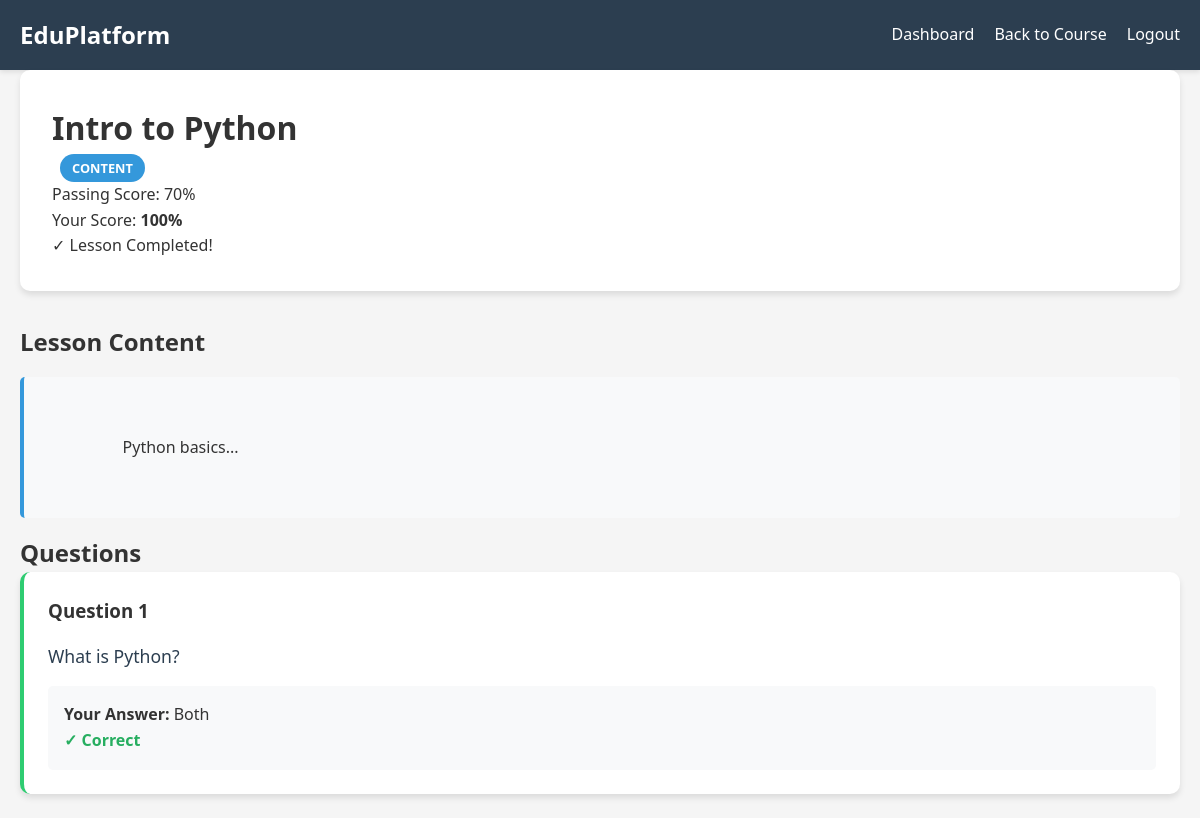
Screenshot of /student/lesson/6 (signed in) with the database file from the repository.
### app.py (models this page shows)
class Lesson(db.Model):
    id = db.Column(db.Integer, primary_key=True)
    course_id = db.Column(db.Integer, db.ForeignKey('course.id'), nullable=False)
    title = db.Column(db.String(200), nullable=False)
    content = db.Column(db.Text, nullable=False)
    order = db.Column(db.Integer, nullable=False)
    lesson_type = db.Column(db.String(20), default='content')  # 'content', 'exercise', 'exam'
    passing_percentage = db.Column(db.Integer, default=70)  # Required percentage to unlock next
    questions = db.relationship('Question', backref='lesson', lazy=True, order_by='Question.order')
    progress = db.relationship('Progress', backref='lesson', lazy=True)

class Progress(db.Model):
    id = db.Column(db.Integer, primary_key=True)
    enrollment_id = db.Column(db.Integer, db.ForeignKey('enrollment.id'), nullable=False)
    lesson_id = db.Column(db.Integer, db.ForeignKey('lesson.id'), nullable=False)
    completed = db.Column(db.Boolean, default=False)
    score = db.Column(db.Integer, default=0)  # Percentage score
    started_at = db.Column(db.DateTime, default=datetime.utcnow)
    completed_at = db.Column(db.DateTime)

class Question(db.Model):
    id = db.Column(db.Integer, primary_key=True)
    lesson_id = db.Column(db.Integer, db.ForeignKey('lesson.id'), nullable=False)
    question_text = db.Column(db.Text, nullable=False)
    question_type = db.Column(db.String(20), nullable=False)  # 'multiple_choice', 'open_ended'
    options = db.Column(db.Text)  # JSON string for multiple choice options
    correct_answer = db.Column(db.Text)  # For multiple choice
    order = db.Column(db.Integer, nullable=False)
    submissions = db.relationship('Submission', backref='question', lazy=True)

class Submission(db.Model):
    id = db.Column(db.Integer, primary_key=True)
    student_id = db.Column(db.Integer, db.ForeignKey('user.id'), nullable=False)
    question_id = db.Column(db.Integer, db.ForeignKey('question.id'), nullable=False)
    answer = db.Column(db.Text, nullable=False)
    is_correct = db.Column(db.Boolean)
    graded = db.Column(db.Boolean, default=False)
    submitted_at = db.Column(db.DateTime, default=datetime.utcnow)
    teacher_feedback = db.Column(db.Text)

### app.py (the view)
@app.route('/student/lesson/<int:lesson_id>')
@login_required
def student_view_lesson(lesson_id):
    if current_user.role != 'student':
        flash('Access denied', 'error')
        return redirect(url_for('index'))
    lesson = Lesson.query.get_or_404(lesson_id)
    enrollment = Enrollment.query.filter_by(student_id=current_user.id, course_id=lesson.course_id).first()
    if not enrollment:
        flash('Not enrolled in this course', 'error')
        return redirect(url_for('student_dashboard'))
    previous_lessons = Lesson.query.filter(
        Lesson.course_id == lesson.course_id,
        Lesson.order < lesson.order
    ).order_by(Lesson.order).all()
    can_access = True
    for prev_lesson in previous_lessons:
        progress = Progress.query.filter_by(enrollment_id=enrollment.id, lesson_id=prev_lesson.id).first()
        if not progress or not progress.completed or progress.score < prev_lesson.passing_percentage:
            can_access = False
            break
    if not can_access:
        flash('Complete previous lessons with required score to access this lesson', 'warning')
        return redirect(url_for('student_view_course', course_id=lesson.course_id))
    questions = Question.query.filter_by(lesson_id=lesson_id).order_by(Question.order).all()
    progress = Progress.query.filter_by(enrollment_id=enrollment.id, lesson_id=lesson_id).first()
    return render_template('student/view_lesson.html',
                         lesson=lesson,
                         questions=questions,
                         progress=progress,
                         enrollment=enrollment)

### app.py (called while the page is built)
@login_manager.user_loader
def load_user(user_id):
    return User.query.get(int(user_id))

### templates/student/view_lesson.html (shortened to what this page needs)
<!DOCTYPE html>
<html lang="en">
<head>
    <link rel="stylesheet" href="{{ url_for('static', filename='css/style.css') }}">
</head>
<body>
    <nav class="navbar">
        <div class="container">
            <a href="{{ url_for('index') }}" class="brand">EduPlatform</a>
            <div class="nav-links">
                <a href="{{ url_for('student_dashboard') }}">Dashboard</a>
                <a href="{{ url_for('student_view_course', course_id=lesson.course_id) }}">Back to Course</a>
                <a href="{{ url_for('logout') }}">Logout</a>
            </div>
        </div>
    </nav>
    <main class="container">
        <div class="lesson-header">
            <h1>{{ lesson.title }}</h1>
            <span class="badge badge-{{ lesson.lesson_type }}">{{ lesson.lesson_type|upper }}</span>
            <p class="meta">Passing Score: {{ lesson.passing_percentage }}%</p>
            {% if progress and progress.score > 0 %}
                <div class="lesson-progress">
                    <p>Your Score: <strong>{{ progress.score }}%</strong></p>
                    {% if progress.completed %}
                        <p class="success-message">✓ Lesson Completed!</p>
                    {% else %}
                        <p class="warning-message">Keep trying to reach {{ lesson.passing_percentage }}%</p>
                    {% endif %}
                </div>
            {% endif %}
        </div>
        <section class="lesson-content">
            <h2>Lesson Content</h2>
            <div class="content-box">
                {{ lesson.content }}
            </div>
        </section>
        {% if questions %}
        <section class="questions-section">
            <h2>Questions</h2>
            {% for question in questions %}
                {% set submission = namespace(found=None) %}
                {% for sub in current_user.submissions %}
                    {% if sub.question_id == question.id %}
                        {% set submission.found = sub %}
                    {% endif %}
                {% endfor %}
                <div class="question-card {% if submission.found and submission.found.graded %}graded{% endif %}">
                    <h3>Question {{ question.order }}</h3>
                    <p class="question-text">{{ question.question_text }}</p>
                    {% if submission.found %}
                        <div class="submission-status">
                            <p><strong>Your Answer:</strong> {{ submission.found.answer }}</p>
                            {% if submission.found.graded %}
                                {% if submission.found.is_correct %}
                                    <p class="correct">✓ Correct</p>
                                {% else %}
                                    <p class="incorrect">✗ Incorrect</p>
                                {% endif %}
                            {% else %}
                                <p class="pending">⏳ Pending grading by teacher</p>
                            {% endif %}
                        </div>
                    {% endif %}
                </div>
            {% endfor %}
        </section>
        {% endif %}
    </main>
</body>
</html>

### static/css/style.css (style rules this page uses)
* { margin: 0; padding: 0; box-sizing: border-box; }
body { font-family: 'Segoe UI', Tahoma, Geneva, Verdana, sans-serif; line-height: 1.6; color: #333; background-color: #f5f5f5; }
.container { max-width: 1200px; margin: 0 auto; padding: 0 20px; }
.navbar { background-color: #2c3e50; color: white; padding: 1rem 0; box-shadow: 0 2px 5px rgba(0,0,0,0.1); }
.navbar .container { display: flex; justify-content: space-between; align-items: center; }
.brand { font-size: 1.5rem; font-weight: bold; color: white; text-decoration: none; }
.nav-links { display: flex; gap: 20px; }
.nav-links a { color: white; text-decoration: none; transition: color 0.3s; }
main { padding: 2rem 0; min-height: calc(100vh - 200px); }
.lesson-header { background: white; padding: 2rem; border-radius: 10px; box-shadow: 0 4px 6px rgba(0,0,0,0.1); margin-bottom: 2rem; }
.badge { display: inline-block; padding: 0.25rem 0.75rem; border-radius: 20px; font-size: 0.8rem; font-weight: bold; margin-left: 0.5rem; }
.badge-content { background-color: #3498db; color: white; }
.content-box { background: #f8f9fa; padding: 2rem; border-radius: 5px; border-left: 4px solid #3498db; margin: 1rem 0; white-space: pre-wrap; }
.question-card { background: white; padding: 1.5rem; border-radius: 10px; box-shadow: 0 4px 6px rgba(0,0,0,0.1); margin-bottom: 1.5rem; }
.question-card.graded { border-left: 4px solid #2ecc71; }
.question-text { font-size: 1.1rem; margin: 1rem 0; color: #2c3e50; }
.submission-status { background: #f8f9fa; padding: 1rem; border-radius: 5px; margin-top: 1rem; }
.correct { color: #27ae60; font-weight: bold; }

### rows the page displays
Lesson: title "Intro to Python", lesson_type "CONTENT", passing_percentage "70", content "Python basics..."
Progress: score "100"
Question: order "1", question_text "What is Python?"
Submission: found.answer "Both"
